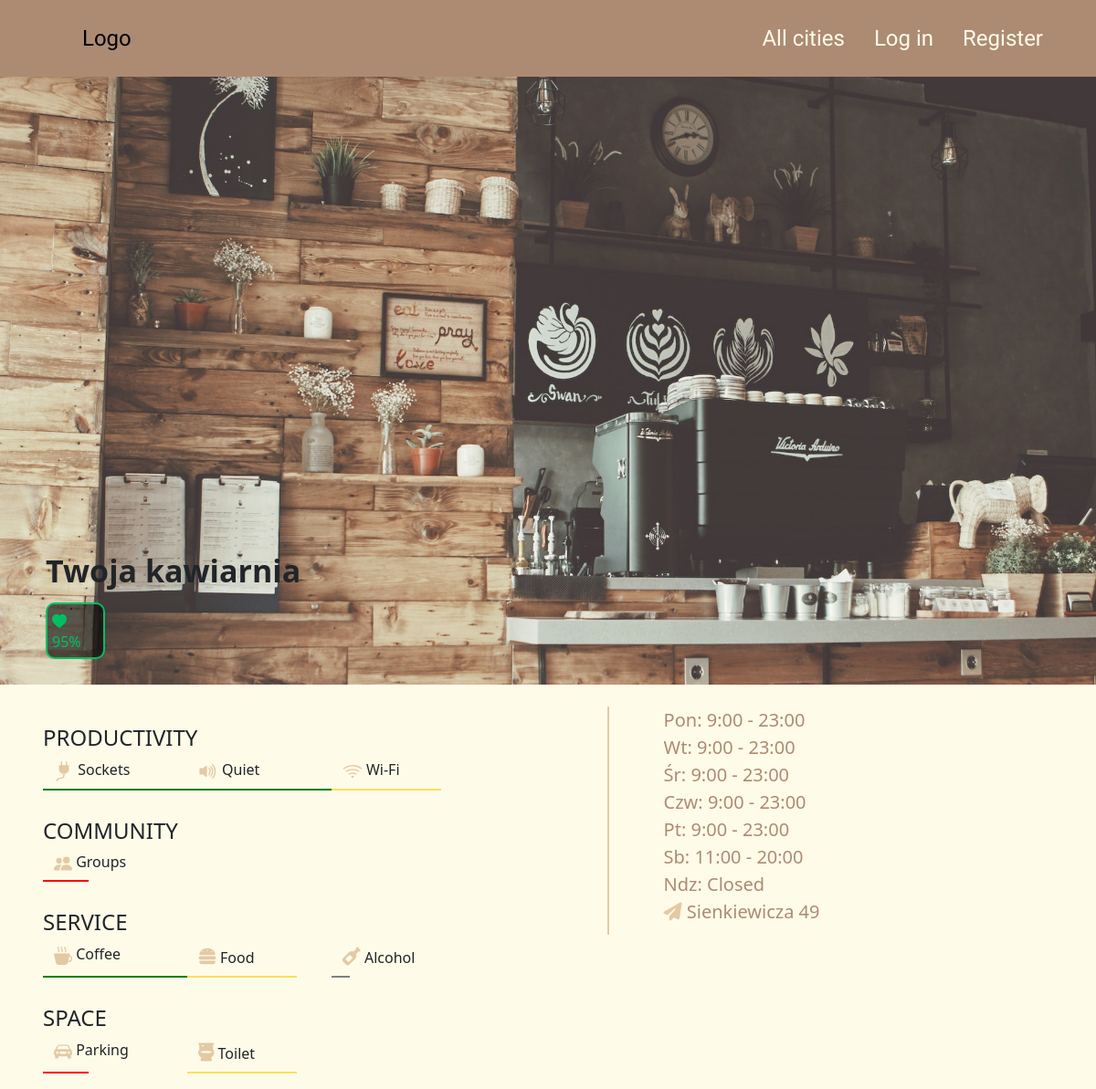
The app's page /cafe/2 with its own data.
### main.py (models this page shows)
class Cafe(db.Model):
    __tablename__ = 'cafe'
    id = db.Column(db.Integer, primary_key=True)
    name = db.Column(db.String(250), unique=True, nullable=False)
    localization = db.Column(db.String(250), nullable=False)
    image = db.Column(db.String(250), nullable=False)
    rating = db.Column(db.Integer, nullable=False)
    has_sockets = db.Column(db.Integer, nullable=False)
    quiet = db.Column(db.Integer, nullable=False)
    wifi = db.Column(db.Integer, nullable=False)
    groups = db.Column(db.Integer, nullable=False)
    coffee = db.Column(db.Integer, nullable=False)
    food = db.Column(db.Integer, nullable=False)
    alcohol = db.Column(db.Integer, nullable=False)
    parking = db.Column(db.Integer, nullable=False)
    toilet = db.Column(db.Integer, nullable=False)
    cafe = relationship('Cafe_hours', back_populates='cafe')

class Cafe_hours(db.Model):
    id = db.Column(db.Integer, primary_key=True)
    mon = db.Column(db.String(250), nullable=False)
    tue = db.Column(db.String(250), nullable=False)
    wed = db.Column(db.String(250), nullable=False)
    thu = db.Column(db.String(250), nullable=False)
    fri = db.Column(db.String(250), nullable=False)
    sat = db.Column(db.String(250), nullable=False)
    sun = db.Column(db.String(250), nullable=False)
    cafe_id = db.Column(db.Integer, db.ForeignKey('cafe.id'))
    cafe = relationship("Cafe", back_populates='cafe')

### main.py (the view)
@app.route('/cafe/<cafe_id>')
def cafe_site(cafe_id):
    cafe = db.session.scalars(db.select(Cafe).where(Cafe.id == cafe_id)).first()
    color_dict = {
        0: 'grey',
        1: 'red',
        2: 'yellow',
        3: 'green'
    }
    return render_template('cafe-site.html', cafe=cafe, color_dict=color_dict, user=current_user,
                           logged_in=current_user.is_authenticated)

### templates/cafe-site.html (shortened to what this page needs)
<!DOCTYPE html>
<html lang="en">
<head>
    <link href="https://cdn.jsdelivr.net/npm/bootstrap@5.3.0/dist/css/bootstrap.min.css" rel="stylesheet">
    <link href="../static/style.css" rel="stylesheet"/>
    <link href="../static/cafe-site-style.css" rel="stylesheet">
</head>
<body>
    <div class="container-fluid header-background">
        <header class="container d-flex justify-content-center header-font py-3">
          <a href="/" class="d-flex align-items-center mb-3 mb-md-0 me-md-auto link-body-emphasis text-decoration-none">
            <svg class="bi me-2" width="40" height="32"><use xlink:href="#bootstrap"></use></svg>
            <span class="fs-4">Logo</span>
          </a>
          <ul class="nav nav-pills">
            <li class="nav-item"><a href="cafe-site" class="nav-link">All cities</a></li>
            {% if not logged_in %}
            <li class="nav-item"><a href="{{ url_for('login') }}" class="nav-link">Log in</a></li>
            <li class="nav-item"><a href="{{ url_for('register') }}" class="nav-link">Register</a></li>
            {% endif %}
          </ul>
        </header>
    </div>
    <div>
        <img class="cafe-background" src="../static/pexels-afta-putta-gunawan-683039 (1).jpg">
        <span class="cafe-name">{{ cafe.name }}</span>
        <div class="cafe-site-rating">
            <svg xmlns="http://www.w3.org/2000/svg" width="16" height="16" fill="currentColor" class="bi-heart-fill" viewBox="0 0 16 16">
              <path fill-rule="evenodd" d="M8 1.314C12.438-3.248 23.534 4.735 8 15-7.534 4.736 3.562-3.248 8 1.314z"/>
            </svg>
            <span>{{ cafe.rating }}%</span>
        </div>
    </div><br>
    <div class="container-fluid">
        <div class="row" style="padding-left: 35px;">
            <div class="col-7">
                <h4>PRODUCTIVITY</h4>
                <div class="row container">
                    <div class="col-3 props-box {{color_dict[cafe.has_sockets]}}">
                        <span>
                        </span>
                        <span>Sockets</span>
                    </div>
                    <div class="col-3 props-box {{color_dict[cafe.quiet]}}">
                        <span>
                        </span>
                        <span>Quiet</span>
                    </div>
                    <div class="col-3 props-box {{color_dict[cafe.wifi]}}">
                        <span>
                        </span>
                        <span>Wi-Fi</span>
                    </div>
                </div>
                <h4 style="margin-top: 40px;">COMMUNITY</h4>
                <div class="row container">
                    <div class="col-3 props-box {{color_dict[cafe.groups]}}">
                        <span>
                        </span>
                        <span>Groups</span>
                    </div>
                </div>
                <h4 style="margin-top: 40px;">SERVICE</h4>
                <div class="row container">
                    <div class="col-3 props-box {{color_dict[cafe.coffee]}}">
                        <span>
                        </span>
                        <span>Coffee</span>
                    </div>
                    <div class="col-3 props-box {{color_dict[cafe.food]}}">
                        <i class="fa-solid fa-burger"></i>
                        <span>Food</span>
                    </div>
                    <div class="col-3 props-box {{color_dict[cafe.alcohol]}}">
                        <i class="fa-solid fa-wine-bottle"></i>
                        <span>Alcohol</span>
                    </div>
                </div>
                <h4 style="margin-top: 40px;">SPACE</h4>
                <div class="row container">
                    <div class="col-3 props-box {{color_dict[cafe.parking]}}">
                        <span>
                        </span>
                        <span>Parking</span>
                    </div>
                    <div class="col-3 props-box {{color_dict[cafe.toilet]}}">
                        <i class="fa-solid fa-toilet"></i>
                        <span>Toilet</span>
                    </div>
                </div>
            </div>
            <div class="col-4 border-left">
                <span class="hours">
                    Pon: {{ cafe.cafe[0].mon }}<br>
                    Wt: {{ cafe.cafe[0].tue }}<br>
                    Śr: {{ cafe.cafe[0].wed }}<br>
                    Czw: {{ cafe.cafe[0].thu }}<br>
                    Pt: {{ cafe.cafe[0].fri }}<br>
                    Sb: {{ cafe.cafe[0].sat }}<br>
                    Ndz: {{ cafe.cafe[0].sun }}<br>
                    <i class="fa-solid fa-paper-plane"></i> {{ cafe.localization }}
                </span>
            </div>
        </div>
    </div>
    <footer class="container-fluid"></footer>
</body>
</html>

### static/style.css (style rules this page uses)
* { margin: 0; padding: 0; box-sizing: border-box; }
body { background-color: #FFFBE9; }
.header-background { background-color: #AD8B73; position: fixed; z-index: 10; }
.header-font { font-family: 'Ropa Sans', sans-serif; font-size: 1.5em; }
.nav-link { color: #FFFBE9; }
h4 { margin-top: 20px; font-weight: 400; }
.bi { color: #E3CAA5; }
i { color: #E3CAA5; font-size: 20px; margin-top: 5px; }

### static/cafe-site-style.css (style rules this page uses)
.cafe-background { width: 100%; height: 750px; opacity: 0.8; }
.cafe-name { position: absolute; top: 600px; left: 50px; font-size: 34px; font-weight: bold; }
.cafe-site-rating { position: absolute; top: 660px; left: 50px; width: 65px; padding: 5px; color: #00BF63; background-color: rgba(0, 0, 0, 0.6); border: 2px solid #00BF63; border-radius: 10px; }
.hours { color: #AD8B73; font-size: 20px; }
.props-box { position: relative; }
.grey::after { position: absolute; content: ''; width: 20px; height: 2px; background-color: grey; left: 0; bottom: -10px; }
.yellow::after { position: absolute; content: ''; width: 120px; height: 2px; background-color: #FFDE59; left: 0; bottom: -10px; }
.green::after { position: absolute; content: ''; width: 170px; height: 2px; background-color: green; left: 0; bottom: -10px; }
.red::after { position: absolute; content: ''; width: 50px; height: 2px; background-color: red; left: 0; bottom: -10px; }
.border-left { position: relative; }
.border-left::before { position: absolute; content: ''; width: 2px; height: 250px; background-color: #E3CAA5; left: -50px; }
footer { height: 70px; }

### records on screen
Cafe: name "Twoja kawiarnia", rating "95", localization "Sienkiewicza 49"
Cafe_hours: mon "9:00 - 23:00", tue "9:00 - 23:00", wed "9:00 - 23:00", thu "9:00 - 23:00", fri "9:00 - 23:00", sat "11:00 - 20:00", sun "Closed"
